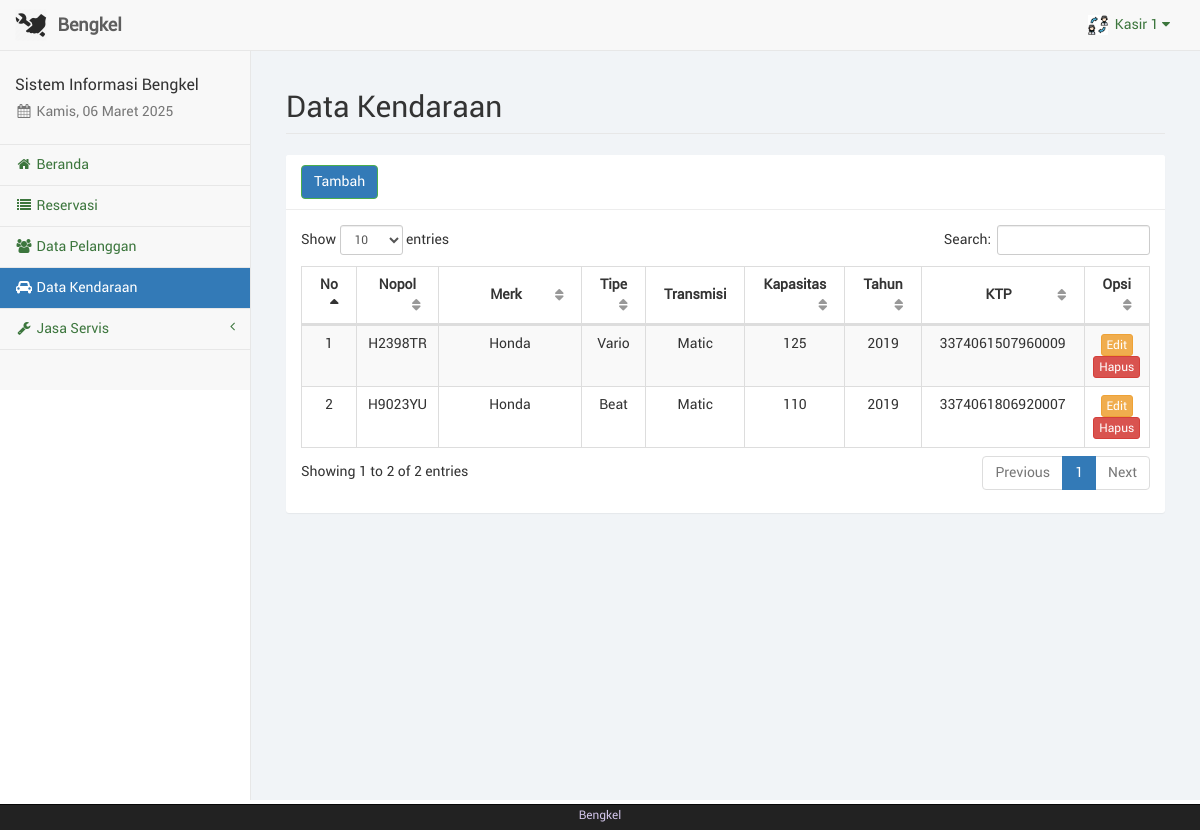
Before: /kasir/kendaraan.php (signed in) with the older database file.
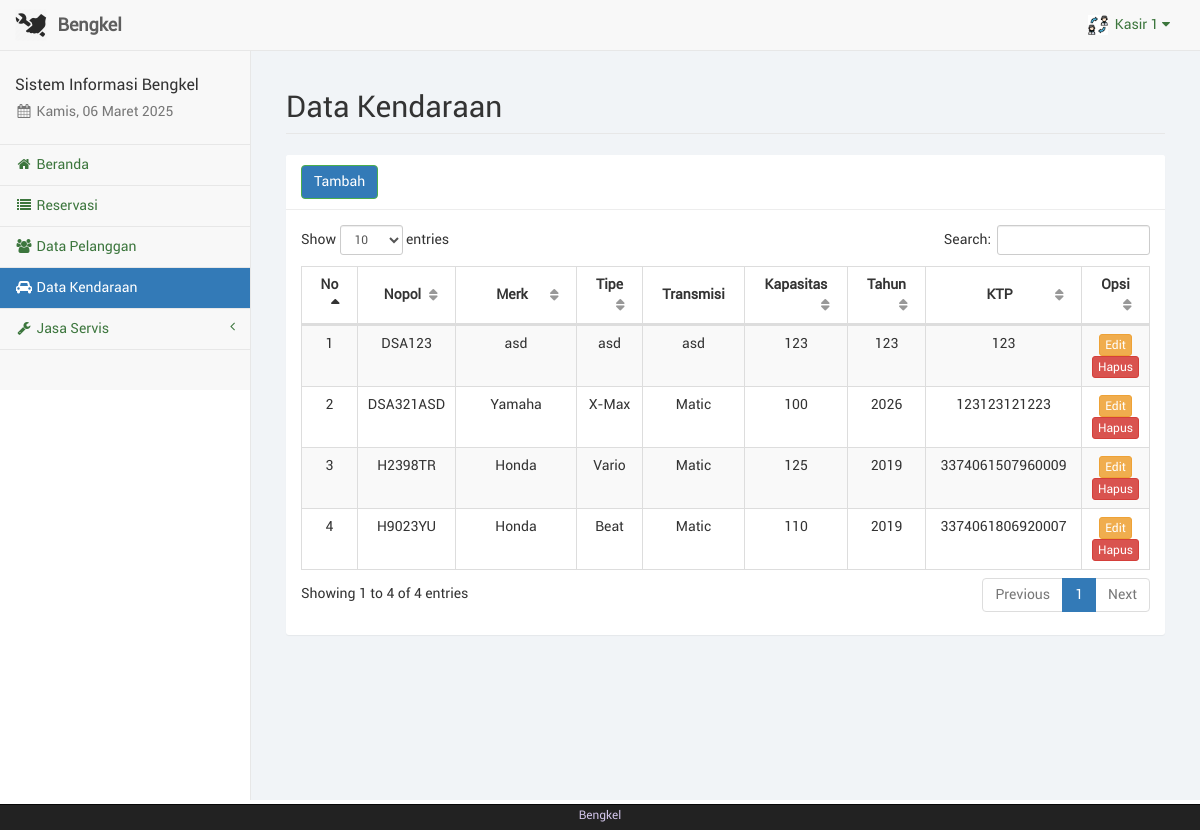
After: the same page with the newer database file.
### tables this page shows
CREATE TABLE IF NOT EXISTS `karyawan` (
  `id_karyawan` int NOT NULL AUTO_INCREMENT,
  `nama_karyawan` varchar(50) NOT NULL DEFAULT '0',
  `telp_karyawan` varchar(20) NOT NULL DEFAULT '0',
  `alamat_karyawan` varchar(150) NOT NULL DEFAULT '0',
  `user_karyawan` varchar(50) NOT NULL DEFAULT '0',
  `pass_karyawan` varchar(100) NOT NULL DEFAULT '0',
  `foto_karyawan` text NOT NULL,
  `id_adm` int NOT NULL DEFAULT '0',
  PRIMARY KEY (`id_karyawan`)
);

CREATE TABLE IF NOT EXISTS `kendaraan` (
  `id_kendaraan` int NOT NULL AUTO_INCREMENT,
  `nopol` varchar(50) NOT NULL DEFAULT '0',
  `merk` varchar(50) NOT NULL,
  `tipe` varchar(50) NOT NULL,
  `transmisi` varchar(50) NOT NULL,
  `kapasitas` int NOT NULL,
  `tahun` int NOT NULL,
  `ktp_pelanggan` varchar(16) DEFAULT NULL,
  `id_pelanggan` int DEFAULT NULL,
  PRIMARY KEY (`id_kendaraan`) USING BTREE,
  UNIQUE KEY `nopol` (`nopol`)
);

### kasir/sess_check.php (called while the page is built, shortened)
<?php
	$chk_sess = $_SESSION['kasir'];
	include("dist/config/koneksi.php");
	$sql_sess = "SELECT * FROM karyawan WHERE id_karyawan='". $chk_sess ."'";
	$ress_sess = mysqli_query($conn, $sql_sess);
	$row_sess = mysqli_fetch_array($ress_sess);
	$sess_kasirname = $row_sess['nama_karyawan'];
	$sess_kasirfoto = $row_sess['foto_karyawan'];
?>

### kasir/kendaraan.php (the view, shortened to what this page needs)
<?php
	include("sess_check.php");
	$pagedesc = "Data Kendaraan";
	include("layout_top.php");
?>
		<div id="page-wrapper">
            <div class="container-fluid">
                <div class="row">
                    <div class="col-lg-12">
                        <h1 class="page-header">Data Kendaraan</h1>
                    </div>
                </div>
				<div class="row">
					<div class="col-lg-12"><?php include("layout_alert.php"); ?></div>
				</div>
				<div class="row">
					<div class="col-lg-12">
						<div class="panel panel-default">
							<div class="panel-heading">
								<a href="kendaraan_tambah.php" class="btn btn-success">Tambah</a>
							</div>
							<div class="panel-body">
								<table class="table table-striped table-bordered table-hover" id="tabel-data">
									<thead>
										<tr>
											<th width="1%">No</th>
											<th width="10%">Nopol</th>
											<th width="20%">Merk</th>
											<th width="5%">Tipe</th>
											<th width="5%">Transmisi</th>
											<th width="5%">Kapasitas</th>
											<th width="5%">Tahun</th>
											<th width="20%">KTP</th>
											<th width="5%">Opsi</th>
										</tr>
									</thead>
									<tbody>
										<?php
											$i = 1;
											$sql = "SELECT * FROM kendaraan WHERE id_kendaraan!='0' ORDER BY nopol ASC";
											$ress = mysqli_query($conn, $sql);
											while($data = mysqli_fetch_array($ress)) {
												echo '<tr>';
												echo '<td class="text-center">'. $i .'</td>';
												echo '<td class="text-center">'. $data['nopol'] .'</td>';
												echo '<td class="text-center">'. $data['merk'] .'</td>';
												echo '<td class="text-center">'. $data['tipe'] .'</td>';
												echo '<td class="text-center">'. $data['transmisi'] .'</td>';
												echo '<td class="text-center">'. $data['kapasitas'] .'</td>';
												echo '<td class="text-center">'. $data['tahun'] .'</td>';
												echo '<td class="text-center">'. $data['ktp_pelanggan'] .'</td>';
												echo '<td class="text-center">
													  <a href="kendaraan_edit.php?id_kendaraan='. $data['id_kendaraan'] .'" class="btn btn-warning btn-xs">Edit</a>';?>
													  <a href="kendaraan_hapus.php?id_kendaraan=<?php echo $data['id_kendaraan'];?>" onclick="return confirm('Apakah anda yakin akan menghapus <?php echo $data['nopol'];?>?');" class="btn btn-danger btn-xs">Hapus</a></td>
												<?php
												echo '</tr>';
												$i++;
											}
										?>
									</tbody>
								</table>
							</div>
						</div>
					</div>
				</div>
            </div>
        </div>
<?php
	include("layout_bottom.php");
?>

### kasir/layout_top.php (shortened to what this page needs)
<?php
$haries = array("Sunday" => "Minggu", "Monday" => "Senin", "Tuesday" => "Selasa", "Wednesday" => "Rabu", "Thursday" => "Kamis", "Friday" => "Jum'at", "Saturday" => "Sabtu");
$bulans = array("", "Januari", "Februari", "Maret", "April", "Mei", "Juni", "Juli", "Agustus", "September", "Oktober", "November", "Desember");
$hari_ini = $haries[date("l")];
$bulan_ini = $bulans[date("n")];
$tanggal = date("d");
$tahun = date("Y");
?>
<!DOCTYPE html>
<html lang="en">
<head>
	<link href="libs/bootstrap/dist/css/bootstrap.min.css" rel="stylesheet">
	<link href="libs/metisMenu/dist/metisMenu.min.css" rel="stylesheet">
	<link href="libs/datatables-plugins/integration/bootstrap/3/dataTables.bootstrap.css" rel="stylesheet">
	<link href="libs/datatables-responsive/css/dataTables.responsive.css" rel="stylesheet">
	<link href="dist/css/sb-admin-2.css" rel="stylesheet">
	<link href="dist/css/offline-font.css" rel="stylesheet">
	<link href="dist/css/custom.css" rel="stylesheet">
	<link href="libs/font-awesome/css/font-awesome.min.css" rel="stylesheet" type="text/css">
</head>
<body>
	<div id="wrapper">
		<nav class="navbar navbar-default navbar-static-top" role="navigation" style="margin-bottom: 0">
			<div class="navbar-header">
				<a class="navbar-brand hidden-xs" href="index.php">
					<img src="foto/logo.png" alt="brand" width="32" class="float-left image-brand">
					<div class="float-right">&nbsp;<strong>Bengkel</strong></div>
				</a>
			</div>
			<ul class="nav navbar-top-links navbar-right">
				<li class="dropdown dropdown-right">
					<a class="dropdown-toggle" data-toggle="dropdown" href="#">
						<img src="../foto/<?php echo $sess_kasirfoto; ?>" width="20px" height="20px" padding="0px">&nbsp;&nbsp;<?php echo ucfirst($sess_kasirname); ?>&nbsp;<i class="fa fa-caret-down"></i>
					</a>
				</li>
			</ul>
			<div class="navbar-default sidebar" role="navigation">
				<div class="sidebar-nav navbar-collapse">
					<ul class="nav" id="side-menu">
						<li class="sidebar-search">
							<h4>Sistem Informasi Bengkel</h4>
							<h5 class="text-muted"><i class="fa fa-calendar fa-fw"></i>&nbsp;<?php echo $hari_ini . ", " . $tanggal . " " . $bulan_ini . " " . $tahun ?></h5>
						</li>
						<?php
						if ($pagedesc == "Beranda") {
							echo '<li><a href="index.php" class="active"><i class="fa fa-home fa-fw"></i>&nbsp;Beranda</a></li>';
						} else {
							echo '<li><a href="index.php"><i class="fa fa-home fa-fw"></i>&nbsp;Beranda</a></li>';
						}
						if ($pagedesc == "Reservation") {
							echo '<li><a href="reservation.php" class="active"><i class="fa fa-list fa-fw"></i>&nbsp;Reservasi</a></li>';
						} else {
							echo '<li><a href="reservation.php"><i class="fa fa-list fa-fw"></i>&nbsp;Reservasi</a></li>';
						}
						if ($pagedesc == "Data Pelanggan") {
							echo '<li><a href="konsumen.php" class="active"><i class="fa fa-users fa-fw"></i>&nbsp;Data Pelanggan</a></li>';
						} else {
							echo '<li><a href="konsumen.php"><i class="fa fa-users fa-fw"></i>&nbsp;Data Pelanggan</a></li>';
						}
						if ($pagedesc == "Data Kendaraan") {
							echo '<li><a href="kendaraan.php" class="active"><i class="fa fa-car fa-fw"></i>&nbsp;Data Kendaraan</a></li>';
						} else {
							echo '<li><a href="kendaraan.php"><i class="fa fa-car fa-fw"></i>&nbsp;Data Kendaraan</a></li>';
						}
						?>
						<?php
						if (isset($menuparent) && $menuparent == "jasa_servis") {
							echo '<li class="active">';
						} else {
							echo '<li>';
						}
						?>
						<a href="#"><i class="fa fa-wrench fa-fw"></i>&nbsp;Jasa Servis<span class="fa arrow"></span></a>
						</li>
					</ul>
				</div>
			</div>
		</nav>

### kasir/layout_bottom.php (shortened to what this page needs)
	</div>
	<div class="navbar navbar-inverse navbar-fixed-bottom footer-bottom">
		<div class="container text-center">
			<p class="text-center" style="color: #D1C4E9; margin: 0 0 5px; padding: 0"><small>Bengkel</p>
		</div>
	</div>
</body>
</html>

Changed rows visible on the page:
added kendaraan: nopol "DSA123", merk "asd", tipe "asd", transmisi "asd", kapasitas "123", tahun "123", ktp_pelanggan "123"
added kendaraan: nopol "DSA321ASD", merk "Yamaha", tipe "X-Max", transmisi "Matic", kapasitas "100", tahun "2026", ktp_pelanggan "123123121223"
Other visible differences:
text written by a page script: "Show entries Search: Showing 1 to 2 of 2 entries Previous 1 Next" → "Show entries Search: Showing 1 to 4 of 4 entries Previous 1 Next"
